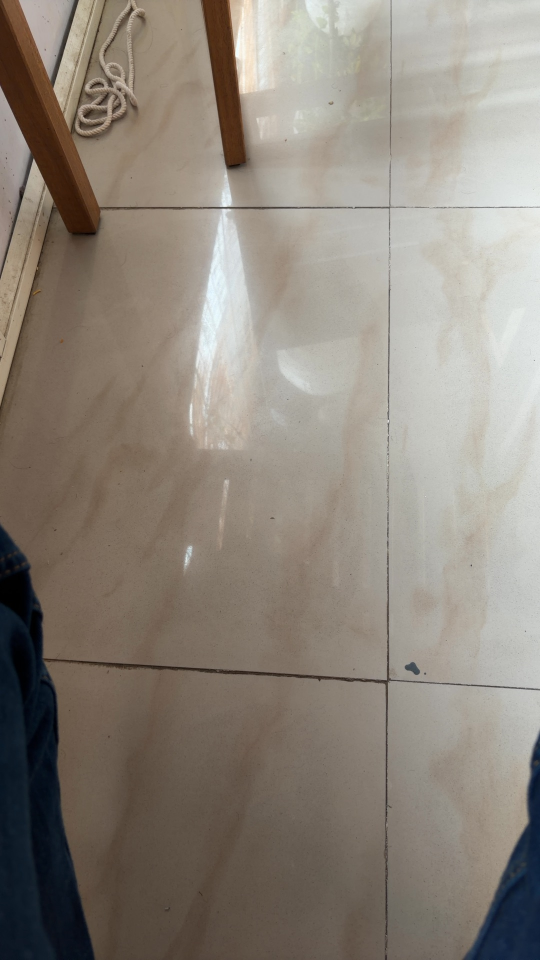
#> input picture sweeps/sw_20261018_154322/frames/f_000001.jpg, 1080 x 1920 px (shown at 1/2 size); its folder holds only this picture in this run
$ python make_test_sweep.py ../sweeps/sw_20261018_154322/frames/f_000001.jpg   (older library calls are emulated)
#> lines starting #> are read from the running program, lines starting #| are printed output that depends on the picture; after the words box and inside, x2 and y2 are one past the last pixel; in counts of white or black regions, pixels touching at a corner belong together
### app/capture/quality.py
"""Per-frame capture quality and the monitor that turns persistent problems into spoken nudges.

Sharpness is the mean |Laplacian| / mean |gradient| over strong-edge pixels. Blur spreads an edge
out, so its second derivative falls faster than its first; the ratio is close to independent of
how much texture the scene has. Frames with too few strong edges (a plain wall) get no verdict:
variance-of-Laplacian scored those as "blurry" and caused false nudges in the first real sweep.

The checks are cheap (one 640-px grayscale pass) so they keep up with the stream. Raw scores are
recorded with every frame so thresholds can be recalibrated from real sweeps.
"""

from __future__ import annotations

from collections import deque
from dataclasses import asdict, dataclass

import cv2
import numpy as np

ANALYSIS_WIDTH = 640
EDGE_MAGNITUDE = 60.0  # Sobel magnitude that counts as a strong edge at ANALYSIS_WIDTH


@dataclass
class FrameQuality:
    sharpness: float | None  # edge-sharpness ratio; None when there is too little texture to judge
    edge_coverage: float  # share of pixels on strong edges (spines give lots, plain walls almost none)
    glare_frac: float  # share of near-saturated pixels
    brightness: float  # mean grey level 0-255
    rotation_dps: float | None  # phone rotation rate from the gyro, degrees/second

    def as_dict(self) -> dict:
        return {k: (round(v, 4) if isinstance(v, float) else v) for k, v in asdict(self).items()}


def assess_jpeg(jpeg: bytes, rotation_dps: float | None = None) -> FrameQuality:
    # Half-resolution decode is several times faster on 4K frames; we downscale to 640 px anyway.
    grey = cv2.imdecode(np.frombuffer(jpeg, np.uint8), cv2.IMREAD_REDUCED_GRAYSCALE_2)
    if grey is None:
        raise ValueError("not a decodable image")
    return assess_grey(grey, rotation_dps)


def assess_grey(grey: np.ndarray, rotation_dps: float | None = None) -> FrameQuality:
    h, w = grey.shape[:2]
    if w != ANALYSIS_WIDTH:
        grey = cv2.resize(grey, (ANALYSIS_WIDTH, int(h * ANALYSIS_WIDTH / w)), interpolation=cv2.INTER_AREA)
    gx = cv2.Sobel(grey, cv2.CV_32F, 1, 0)
    gy = cv2.Sobel(grey, cv2.CV_32F, 0, 1)
    mag = cv2.magnitude(gx, gy)
    edges = mag > EDGE_MAGNITUDE
    coverage = float(edges.mean())
    sharpness = None
    if edges.sum() >= 200:
        lap = np.abs(cv2.Laplacian(grey, cv2.CV_32F))
        sharpness = float(lap[edges].mean() / mag[edges].mean())
    return FrameQuality(
        sharpness=sharpness,
        edge_coverage=coverage,
        glare_frac=float((grey >= 250).mean()),
        brightness=float(grey.mean()),
        rotation_dps=rotation_dps,
    )


@dataclass(frozen=True)
class Thresholds:
    blur: float = 0.10  # sharpness ratio below this is blurred (calibrated on sweep sw_20261017_155806)
    min_texture: float = 0.04  # edge coverage needed before judging blur
    glare: float = 0.03
    dark: float = 45.0
    fast_pan_dps: float = 45.0


# What the agent is told for each issue. The agent rephrases it in its own voice.
ISSUE_HINTS = {
    "fast_pan": "The camera is panning too fast; spines are smeared. Ask the user to slow down and hold steady on each shelf.",
    "blur": "Recent frames are blurry. Ask the user to hold the phone steady, or step a little closer so the camera can focus.",
    "glare": "There is strong glare or reflection in recent frames. Ask the user to tilt the phone slightly or change angle.",
    "dark": "Recent frames are too dark to read spines. Ask the user to turn on a light or open a curtain.",
}

REPEAT_RESET_S = 45.0  # an issue not nudged for this long starts again at the base cooldown
MAX_COOLDOWN_S = 40.0


class CaptureMonitor:
    """Flags an issue when most frames in a short window share it.

    A global cooldown separates any two nudges, and each repeat of the same issue doubles its own
    cooldown, so a user who cannot fix something is not told the same thing every few seconds.
    """

    # [47 lines left out: functions __init__, issues, _ready, observe, not called in this run]

### scripts/make_test_sweep.py
"""Builds a simulated sweep from one high-resolution photo, in the same on-disk format as a real one.

  uv run python scripts/make_test_sweep.py testdata/source/philosophy_shelf.jpg --frames 6

A portrait 2160x3840 "camera" pans left to right across the photo with ~55% overlap and small
random rotation, scale and perspective jitter, as a hand-held phone would. Used to test detection,
spine reading and de-duplication before a real library sweep exists.
"""

from __future__ import annotations

import argparse
import json
import sys
from pathlib import Path

import cv2
import numpy as np

sys.path.insert(0, str(Path(__file__).resolve().parent.parent))

from app.capture.quality import assess_jpeg  # noqa: E402

OUT_W, OUT_H = 2160, 3840


def make_frames(src: np.ndarray, n: int, seed: int = 0) -> list[np.ndarray]:
    rng = np.random.default_rng(seed)
    H, W = src.shape[:2]
    win_h = H
    win_w = int(round(win_h * OUT_W / OUT_H))
    if win_w > W:
        win_w = W
        win_h = int(round(win_w * OUT_H / OUT_W))
    xs = np.linspace(0, W - win_w, n)
    frames = []
    for x in xs:
        cx, cy = x + win_w / 2, H / 2
        s = rng.uniform(0.96, 1.04)
        ang = np.deg2rad(rng.uniform(-2, 2))
        hw, hh = win_w / 2 / s, win_h / 2 / s
        corners = np.array([[-hw, -hh], [hw, -hh], [hw, hh], [-hw, hh]])
        rot = np.array([[np.cos(ang), -np.sin(ang)], [np.sin(ang), np.cos(ang)]])
        corners = corners @ rot.T + [cx, cy]
        corners += rng.normal(0, win_w * 0.01, corners.shape)  # mild perspective wobble
        dst = np.array([[0, 0], [OUT_W, 0], [OUT_W, OUT_H], [0, OUT_H]], np.float32)
        M = cv2.getPerspectiveTransform(corners.astype(np.float32), dst)
        frames.append(cv2.warpPerspective(src, M, (OUT_W, OUT_H), flags=cv2.INTER_AREA, borderMode=cv2.BORDER_REPLICATE))
    return frames


def write_sweep(frames: list[np.ndarray], out_dir: Path, sweep_id: str, source: str) -> Path:
    d = out_dir / sweep_id
    (d / "frames").mkdir(parents=True, exist_ok=True)
    events = []
    for k, img in enumerate(frames, 1):
        ok, buf = cv2.imencode(".jpg", img, [cv2.IMWRITE_JPEG_QUALITY, 90])
        jpeg = buf.tobytes()
        ref = f"frames/f_{k:06d}.jpg"
        (d / ref).write_bytes(jpeg)
        q = assess_jpeg(jpeg, 5.0).as_dict()
        t = 10.0 + 2.0 * k
        events.append({"t": t, "kind": "frame", "ref": ref, "client": {"w": OUT_W, "h": OUT_H, "rotation_dps": 5.0, "sweeping": True}, "quality": q})
    (d / "events.jsonl").write_text("\n".join(json.dumps(e) for e in events) + "\n")
    meta = {
        "id": sweep_id, "captured_at": "2026-10-17T12:00:00+00:00", "device": f"simulated from {source}",
        "country": "IN", "currency": "INR", "sweep_started_t": 10.0, "sweep_ended_t": 10.0 + 2.0 * (len(frames) + 1),
        "frame_count": len(frames), "simulated": True,
    }
    (d / "meta.json").write_text(json.dumps(meta, indent=2))
    return d


def main() -> None:
    ap = argparse.ArgumentParser()
    ap.add_argument("source", type=Path)
    ap.add_argument("--frames", type=int, default=6)
    ap.add_argument("--out", type=Path, default=Path("testdata/sweeps"))
    ap.add_argument("--id", default=None)
    ap.add_argument("--seed", type=int, default=0)
    args = ap.parse_args()
    src = cv2.imread(str(args.source))
#> src is the input picture: shape (1920, 1080, 3); mean B, G, R 123.5, 133.5, 141.6
    frames = make_frames(src, args.frames, args.seed)
#> after the loop in make_frames, `for x in xs:`: frames = 6 items
#> frames = 6 items
    d = write_sweep(frames, args.out, args.id or f"sim_{args.source.stem}", args.source.name)
#> in write_sweep, `ref = f"frames/f_{k:06d}.jpg"`: ref = 'frames/f_000001.jpg'
#> in assess_grey, `grey = cv2.resize(grey, (ANALYSIS_WIDTH, int(h * ANALYSIS_WIDTH / w)),..`:
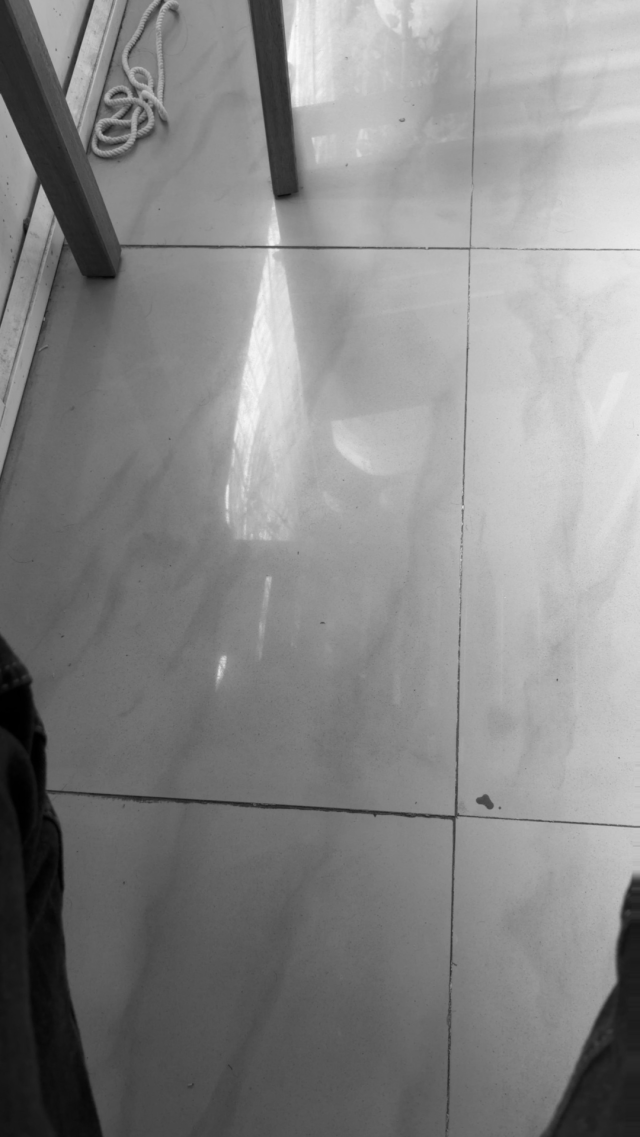
#> grey: shape (1137, 640); min 0, max 250, mean 135.1
#> in assess_grey, `gx = cv2.Sobel(grey, cv2.CV_32F, 1, 0)`:
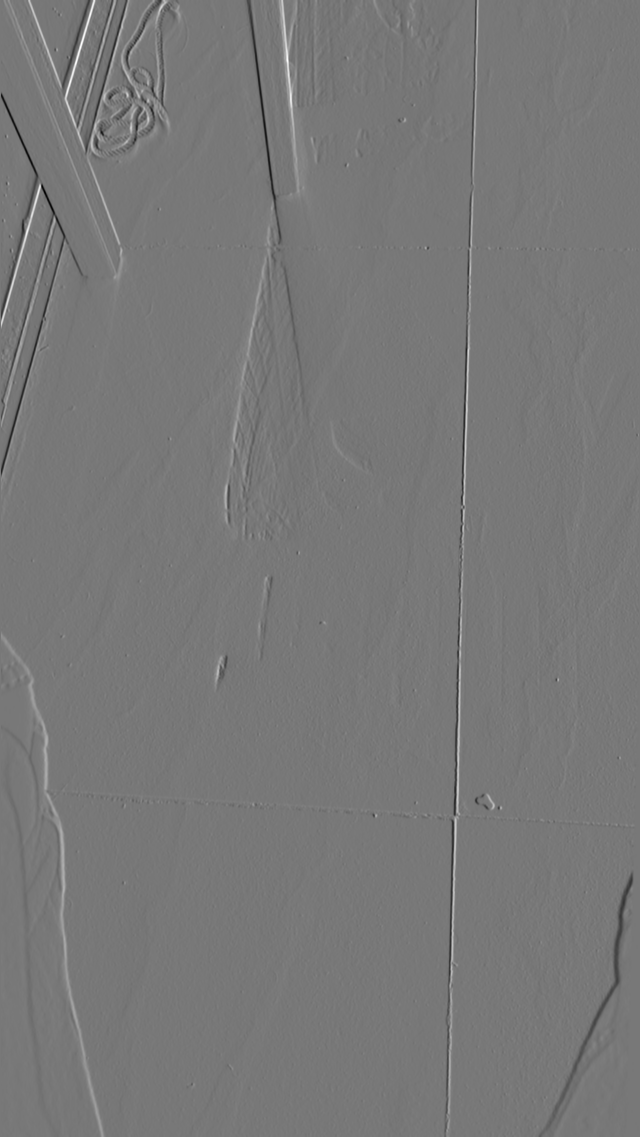
#> gx: shape (1137, 640) float32; min -485, max 544, mean 1.2; drawn with min black and max white
#> in assess_grey, `gy = cv2.Sobel(grey, cv2.CV_32F, 0, 1)`:
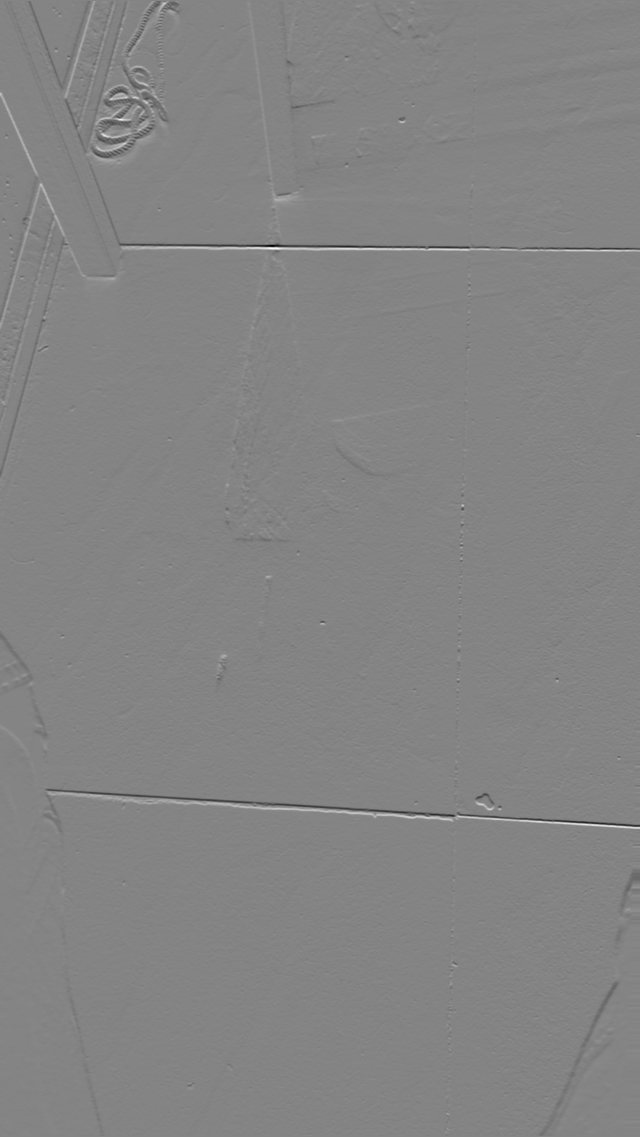
#> gy: shape (1137, 640) float32; min -550, max 510, mean -0.7; drawn with min black and max white
#> in assess_grey, `mag = cv2.magnitude(gx, gy)`:
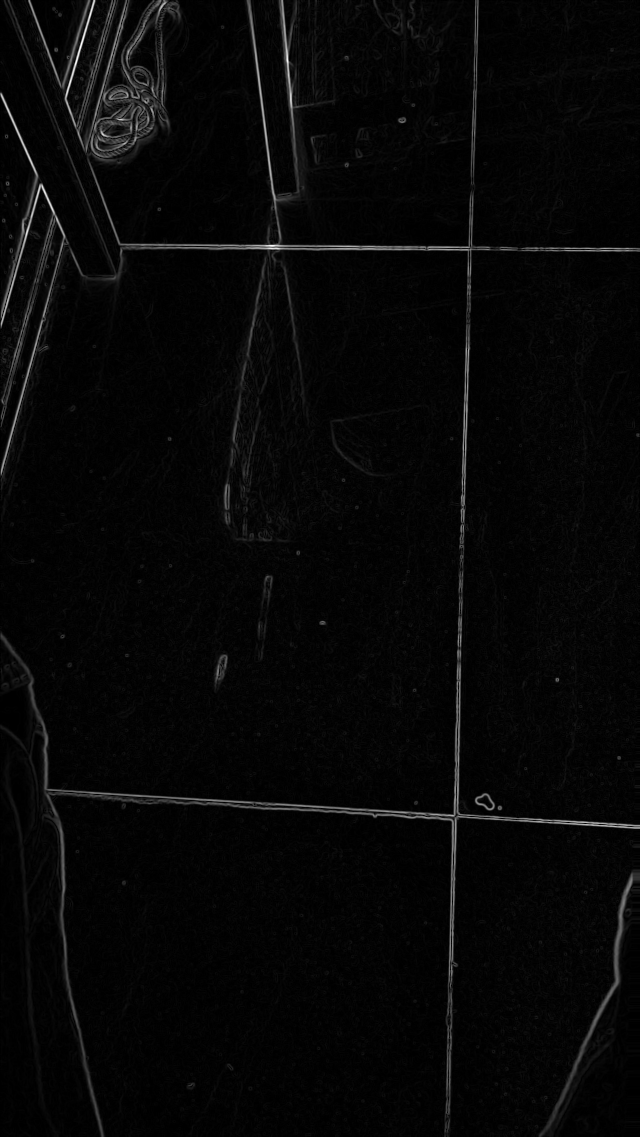
#> mag: shape (1137, 640) float32; min 0, max 561, mean 16.2; drawn with min black and max white
#> in assess_grey, `edges = mag > EDGE_MAGNITUDE`:
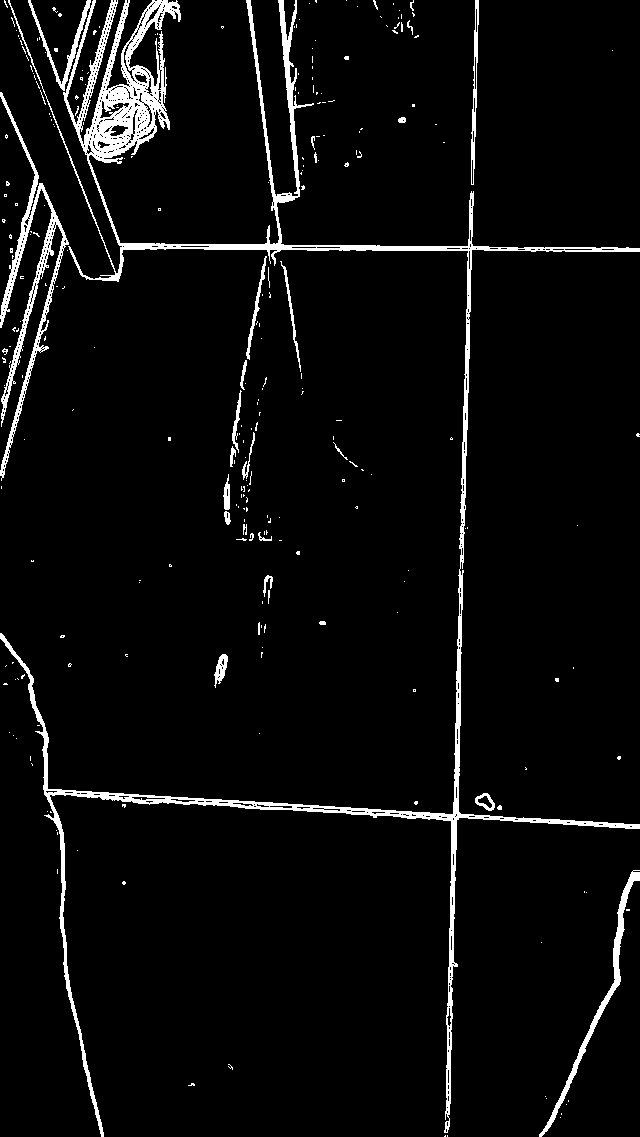
#> edges: shape (1137, 640) bool; 4.5% white; 266 white regions (235 under 20 px), largest, box (x1, y1, x2, y2) and area: (0, 0, 640, 1137) 23204, (0, 92, 69, 481) 3791, (539, 870, 640, 1137) 1616
#> in assess_grey, `coverage = float(edges.mean())`: coverage = 0.0448
#> in assess_grey, `lap = np.abs(cv2.Laplacian(grey, cv2.CV_32F))`:
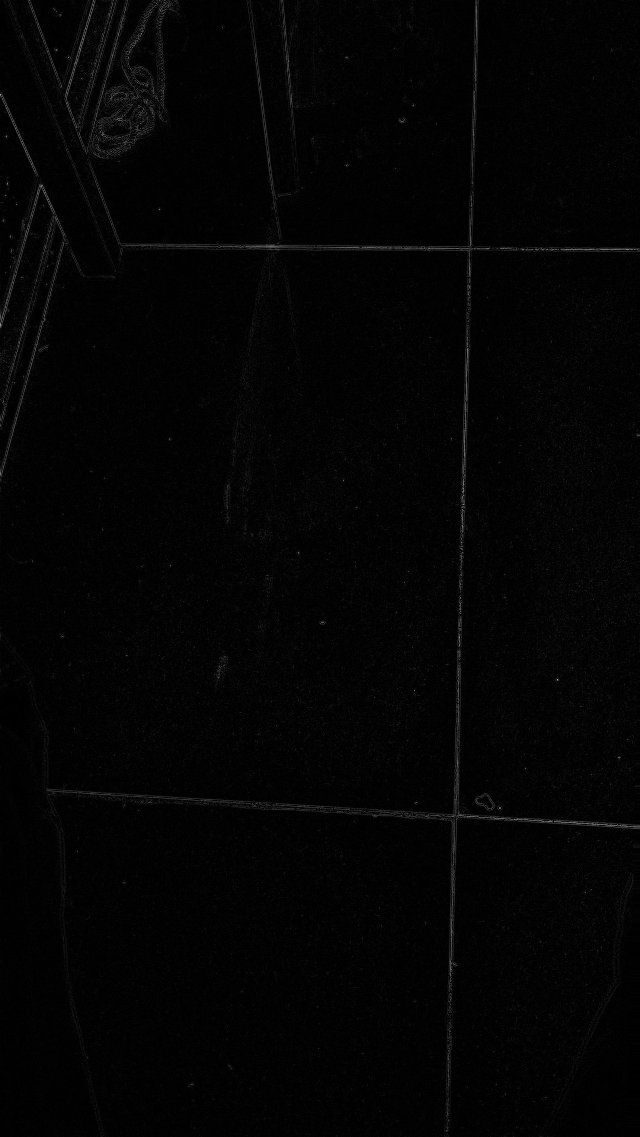
#> lap: shape (1137, 640) float32; min 0, max 170, mean 3.8
#> in assess_grey, `sharpness = float(lap[edges].mean() / mag[edges].mean())`: sharpness = 0.141
#> in write_sweep, `q = assess_jpeg(jpeg, 5.0).as_dict()`: q = {'sharpness': 0.141, 'edge_coverage': 0.0448, 'glare_frac': 0, 'brightness': 135.1, 'rotation_dps': 5}
#> in write_sweep, `t = 10.0 + 2.0 * k`: t = 12
    print(d)
#| testdata/sweeps/sim_f_000001


if __name__ == "__main__":
    main()
